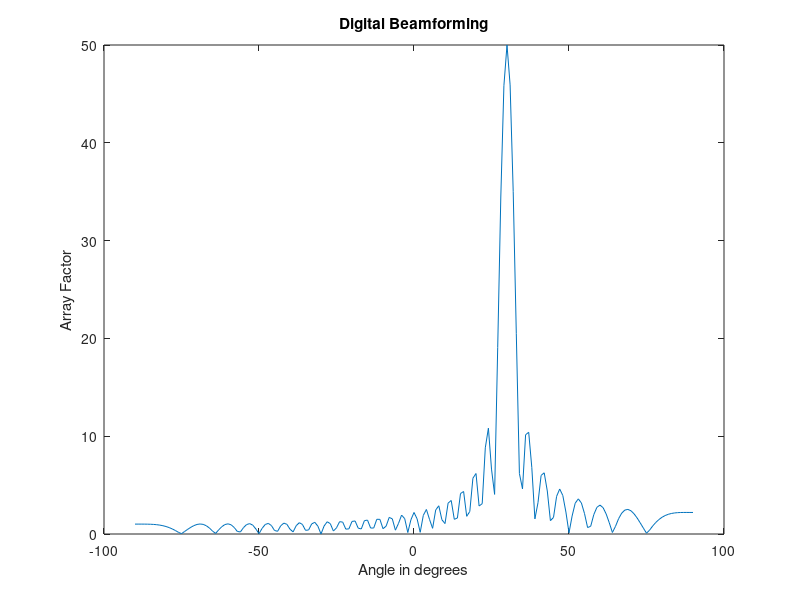

Here is the MATLAB script that generated this plot:
%%% Author: Aditya Jain %%%%%%%%%%%%%%%%%
%%% Topic: Digital Beamforming %%%
%%% Date: 16th March, 2018 %%%%%%%%%%
%%% About: This is basically used to calculate the direction of arrival
%%% (DOA) of the signal

clc
clear
close all

%% Variable Declaration
Atgt = 1;   % strength of the target signal
Qtgt = 30;  % azimuth of the tar
N = 50;     % no of elements in the phased array
d = 0.3;    % spacing between the elements in m
fc = 3e+8;  % carrier frequency in Hz
c = 3e+8;   % speed of light
lambda = c/fc;  % wavelength
k = (2*pi)/lambda;  % propagation constant
Qmin = -90;     % minimum angle to search
Qmax = 90;      % maximum angle to search
delQ = 1;       % resolution between min to max

%% Simulating the received signal
y = zeros(1,N);

for n = 1:N
    y(n) = exp(-1i*(n-1)*k*d*sind(Qtgt));
    
end

%% Array Processing
theta = Qmin:delQ:Qmax;       % sweep of angles to check
AF = zeros(1,length(theta));  % initialising the array factor
w = zeros(1,N);               % initialising the weigths
Nlength = 0:1:N-1;

for i = 1:length(theta)
    w = exp(1i.*Nlength*k*d*sind(theta(i)));
    
    AF(i) = sum(w.*y);
end

plot(theta, abs(AF))
xlabel('Angle in degrees')
ylabel('Array Factor')
title('Digital Beamforming')

%%